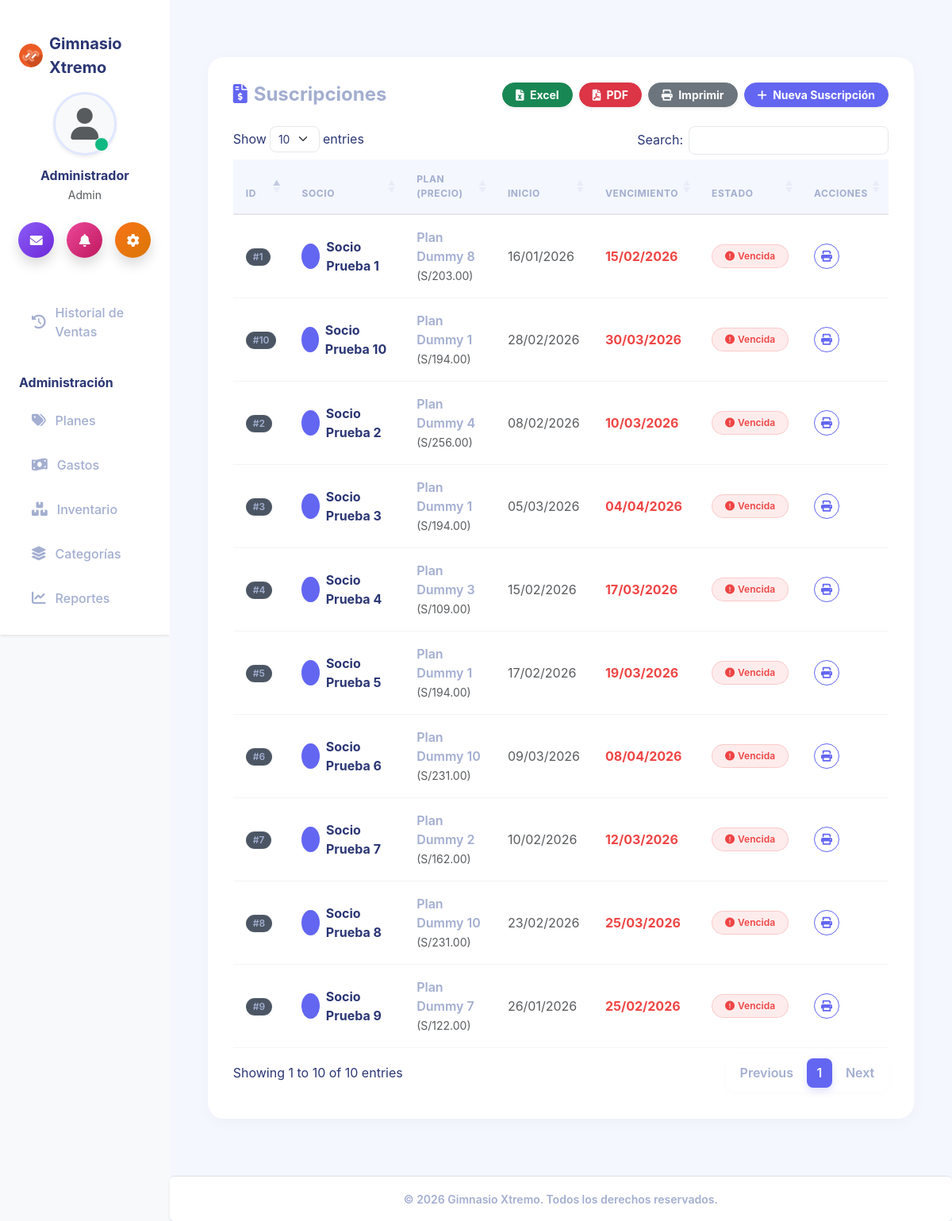
Page /suscripciones/index (signed in) on the committed database.
### tables this page shows
CREATE TABLE IF NOT EXISTS `configuracion` (
  `id` int NOT NULL,
  `nombre_sistema` varchar(100) DEFAULT NULL,
  `ruc` varchar(20) DEFAULT NULL,
  `direccion` varchar(255) DEFAULT NULL,
  `telefono` varchar(20) DEFAULT NULL,
  `email` varchar(100) DEFAULT NULL,
  `logo` varchar(255) DEFAULT NULL,
  `moneda` varchar(10) DEFAULT '$',
  PRIMARY KEY (`id`)
);

CREATE TABLE IF NOT EXISTS `suscripciones` (
  `id` int NOT NULL AUTO_INCREMENT,
  `socio_id` int DEFAULT NULL,
  `plan_id` int DEFAULT NULL,
  `fecha_inicio` date DEFAULT NULL,
  `fecha_fin` date DEFAULT NULL,
  `estado` enum('activa','vencida') DEFAULT 'activa',
  PRIMARY KEY (`id`),
  KEY `socio_id` (`socio_id`),
  KEY `plan_id` (`plan_id`),
  CONSTRAINT `suscripciones_ibfk_1` FOREIGN KEY (`socio_id`) REFERENCES `socios` (`id`) ON DELETE CASCADE,
  CONSTRAINT `suscripciones_ibfk_2` FOREIGN KEY (`plan_id`) REFERENCES `planes` (`id`)
);

CREATE TABLE IF NOT EXISTS `socios` (
  `id` int NOT NULL AUTO_INCREMENT,
  `nombre` varchar(100) NOT NULL,
  `dni` varchar(20) NOT NULL,
  `email` varchar(100) DEFAULT NULL,
  `telefono` varchar(20) DEFAULT NULL,
  `whatsapp_api_key` varchar(50) DEFAULT NULL,
  `fecha_registro` datetime DEFAULT CURRENT_TIMESTAMP,
  `estado` enum('activo','inactivo','pendiente') DEFAULT 'activo',
  `foto` varchar(255) DEFAULT NULL,
  PRIMARY KEY (`id`),
  UNIQUE KEY `dni` (`dni`)
);

CREATE TABLE IF NOT EXISTS `planes` (
  `id` int NOT NULL AUTO_INCREMENT,
  `nombre` varchar(50) NOT NULL,
  `precio` decimal(10,2) NOT NULL,
  `duracion_dias` int NOT NULL,
  `descripcion` text,
  `estado` enum('activo','inactivo') DEFAULT 'activo',
  PRIMARY KEY (`id`)
);

### app/controllers/SuscripcionesController.php (called while the page is built, shortened)
<?php
require_once '../app/models/Suscripcion.php';
require_once '../app/models/Configuracion.php';
class SuscripcionesController {
    public function index() {
        $suscripcionModel = new Suscripcion();
        $stmt = $suscripcionModel->obtenerTodas();
        $suscripciones = $stmt->fetchAll(PDO::FETCH_ASSOC);
        require_once '../app/views/suscripciones/index.php';
    }
}

### app/models/Configuracion.php (called while the page is built, shortened)
<?php
class Configuracion {
    public static function getInfo() {
        $database = new Database();
        $conn = $database->getConnection();
        $query = "SELECT * FROM configuracion WHERE id = 1 LIMIT 1";
        $stmt = $conn->prepare($query);
        $stmt->execute();
        return $stmt->fetch(PDO::FETCH_ASSOC);
    }
}

### app/models/Suscripcion.php (called while the page is built, shortened)
<?php
class Suscripcion {
    private $conn;
    private $table_name = "suscripciones";
    public function __construct() {
        $database = new Database();
        $this->conn = $database->getConnection();
    }
    public function obtenerTodas() {
        $query = "SELECT s.id, s.fecha_inicio, s.fecha_fin, s.estado,
                         so.nombre as nombre_socio, p.nombre as nombre_plan, p.precio
                  FROM " . $this->table_name . " s
                  INNER JOIN socios so ON s.socio_id = so.id
                  INNER JOIN planes p ON s.plan_id = p.id
                  ORDER BY s.id DESC";
        $stmt = $this->conn->prepare($query);
        $stmt->execute();
        return $stmt;
    }
}

### app/config/Database.php (called while the page is built, shortened)
<?php
class Database {
    private $host = 'localhost';
    private $db_name = 'gym_system';
    private $username = 'root';
    private $password = '';
    public function getConnection() {
        $this->conn = null;
        try {
            $this->conn = new PDO("mysql:host=" . $this->host . ";dbname=" . $this->db_name, $this->username, $this->password);
            $this->conn->exec("set names utf8");
            $this->conn->setAttribute(PDO::ATTR_ERRMODE, PDO::ERRMODE_EXCEPTION);
        } catch(PDOException $exception) {
            echo "Error de conexión: " . $exception->getMessage();
        }
        return $this->conn;
    }
}

### app/views/suscripciones/index.php (the view, shortened to what this page needs)
<!DOCTYPE html>
<html lang="es">
<head>
    <link href="https://cdn.jsdelivr.net/npm/bootstrap@5.3.0/dist/css/bootstrap.min.css" rel="stylesheet">
    <link href="https://cdn.datatables.net/1.13.6/css/dataTables.bootstrap5.min.css" rel="stylesheet">
    <link rel="stylesheet" href="https://cdnjs.cloudflare.com/ajax/libs/font-awesome/6.0.0/css/all.min.css">
    <link rel="stylesheet" href="/css/gym-theme.css?v=<?= time() ?>">
</head>
<body class="bg-light">
    <?php require_once '../app/views/inc/navbar.php'; ?>
    <div class="container-fluid px-4 mt-5 mb-5">
        <div class="module-container">
            <div class="d-flex flex-wrap justify-content-between align-items-center mb-4 gap-3">
                <h2 class="h4 mb-0 text-secondary fw-bold">
                    <i class="fas fa-file-invoice-dollar me-2 text-primary"></i>Suscripciones
                </h2>
                <div class="d-flex gap-2 align-items-center flex-wrap">
                    <button onclick="ExportHelper.toExcel('tblSuscripciones', 'Suscripciones', 'Listado de Suscripciones')" class="btn btn-success btn-sm rounded-pill fw-bold px-3 shadow-sm">
                        <i class="fas fa-file-excel me-1"></i> Excel
                    </button>
                    <button onclick="ExportHelper.toPDF('tblSuscripciones', 'Suscripciones', 'Listado de Suscripciones')" class="btn btn-danger btn-sm rounded-pill fw-bold px-3 shadow-sm">
                        <i class="fas fa-file-pdf me-1"></i> PDF
                    </button>
                    <button onclick="ExportHelper.print('tblSuscripciones', 'Listado de Suscripciones')" class="btn btn-secondary btn-sm rounded-pill fw-bold px-3 shadow-sm">
                        <i class="fas fa-print me-1"></i> Imprimir
                    </button>
                    <a href="/suscripciones/crear" class="btn btn-primary btn-sm rounded-pill fw-bold px-3 shadow-sm">
                        <i class="fas fa-plus me-1"></i> Nueva Suscripción
                    </a>
                </div>
            </div>
            <table id="tblSuscripciones" class="table table-hover align-middle table-data border-0">
                <thead>
                    <tr>
                        <th class="border-0 bg-transparent text-muted">ID</th>
                        <th class="border-0 bg-transparent text-muted">Socio</th>
                        <th class="border-0 bg-transparent text-muted">Plan (Precio)</th>
                        <th class="border-0 bg-transparent text-muted">Inicio</th>
                        <th class="border-0 bg-transparent text-muted">Vencimiento</th>
                        <th class="border-0 bg-transparent text-muted">Estado</th>
                        <th class="border-0 bg-transparent text-muted">Acciones</th>
                    </tr>
                </thead>
                    <tbody>
                        <?php if(empty($suscripciones)): ?>
                             <?php else: ?>
                            <?php foreach ($suscripciones as $sub): ?>
                            <?php
                                $hoy = date('Y-m-d');
                                $vencida = ($hoy > $sub['fecha_fin'] || $sub['estado'] == 'vencida');
                            ?>
                            <tr class="align-middle">
                                <td><span class="badge bg-secondary bg-opacity-10 text-secondary border border-secondary border-opacity-25 rounded-pill px-2 py-1">#<?= $sub['id'] ?></span></td>
                                <td>
                                    <div class="d-flex align-items-center">
                                        <div class="bg-primary bg-opacity-10 text-primary rounded-circle d-flex justify-content-center align-items-center me-2" style="width: 32px; height: 32px;">
                                            <i class="fas fa-user fs-6"></i>
                                        </div>
                                        <span class="fw-bold text-dark"><?= $sub['nombre_socio'] ?></span>
                                    </div>
                                </td>
                                <td>
                                    <span class="text-secondary fw-semibold"><?= $sub['nombre_plan'] ?></span>
                                    <br>
                                    <small class="text-muted">(<?= $config['moneda'] ?><?= number_format($sub['precio'], 2) ?>)</small>
                                </td>
                                <td class="text-muted"><?= date('d/m/Y', strtotime($sub['fecha_inicio'])) ?></td>
                                <td>
                                    <strong class="<?= $vencida ? 'text-danger' : 'text-dark' ?>">
                                        <?= date('d/m/Y', strtotime($sub['fecha_fin'])) ?>
                                    </strong>
                                </td>
                                <td>
                                    <?php if($vencida): ?>
                                        <span class="badge badge-soft-danger px-3 py-2 rounded-pill"><i class="fas fa-exclamation-circle me-1"></i>Vencida</span>
                                    <?php else: ?>
                                        <span class="badge badge-soft-success px-3 py-2 rounded-pill"><i class="fas fa-check-circle me-1"></i>Activa</span>
                                    <?php endif; ?>
                                </td>
                                <td>
                                    <div class="d-flex gap-1 justify-content-start">
                                        <a href="/comprobante/generar/<?= $sub['id'] ?>"
                                           target="_blank"
                                           class="btn btn-outline-primary btn-sm rounded-circle d-flex justify-content-center align-items-center"
                                           style="width: 32px; height: 32px;" title="Imprimir PDF">
                                            <i class="fas fa-print"></i>
                                        </a>
                                    </div>
                                </td>
                            </tr>
                            <?php endforeach; ?>
                        <?php endif; ?>
                    </tbody>
                </table>
        </div>
    </div>
    <?php require_once '../app/views/inc/footer.php'; ?>
</body>
</html>

### app/views/inc/navbar.php (shortened to what this page needs)
<?php
require_once __DIR__ . '/../../models/Configuracion.php';
$config = Configuracion::getInfo();
$_rolActual = $_SESSION['user_rol'] ?? '';
$current_uri = $_SERVER['REQUEST_URI'] ?? '';
$is_active = function($path) use ($current_uri) {
    if ($path === '/home/index') {
        return ($current_uri === '/' || strpos($current_uri, '/home') === 0) ? 'active' : '';
    }
    return strpos($current_uri, $path) === 0 ? 'active' : '';
};
?>
<link rel="stylesheet" href="/css/gym-theme.css?v=<?= time() ?>">
<div class="d-flex" id="wrapper">
    <div class="bg-white shadow-sm" id="sidebar-wrapper">
        <div class="sidebar-heading p-4 d-flex align-items-center justify-content-center">
            <?php if(!empty($config['logo'])): ?>
                <img src="/img/<?= $config['logo'] ?>?v=<?= time() ?>"
                     alt="Logo" width="30" height="30"
                     class="d-inline-block align-text-top rounded-circle me-2">
            <?php endif; ?>
            <span class="fs-5 fw-bold text-dark tracking-wider"><?= $config['nombre_sistema'] ?></span>
        </div>
        <div class="text-center mt-3 mb-4 px-4">
            <div class="position-relative d-inline-block mb-3">
                <div class="bg-light rounded-circle shadow-sm d-flex align-items-center justify-content-center mx-auto" style="width: 80px; height: 80px; border: 3px solid #E0E7FF;">
                    <i class="fas fa-user text-muted" style="font-size: 2.5rem;"></i>
                </div>
                <span class="position-absolute bottom-0 end-0 p-2 bg-success border border-light rounded-circle" style="transform: translate(-10px, -5px);"></span>
            </div>
            <h6 class="fw-bold text-dark mb-1"><?= $_SESSION['user_name'] ?? 'Usuario' ?></h6>
            <p class="text-muted small mb-0"><?= ucfirst($_SESSION['user_rol'] ?? 'Invitado') ?></p>
        </div>
        <div class="d-flex justify-content-center gap-3 mb-4 px-3">
            <a href="/notificaciones/index" class="btn btn-primary rounded-circle shadow p-0 d-flex align-items-center justify-content-center" style="width: 45px; height: 45px; background: linear-gradient(135deg, #8B5CF6, #6D28D9); border:none;">
                <i class="fas fa-envelope text-white"></i>
            </a>
            <a href="/asistencia/index" class="btn rounded-circle shadow p-0 d-flex align-items-center justify-content-center" style="width: 45px; height: 45px; background: linear-gradient(135deg, #EC4899, #BE185D); border:none;">
                <i class="fas fa-bell text-white"></i>
            </a>
            <a href="/configuracion/index" class="btn rounded-circle shadow p-0 d-flex align-items-center justify-content-center" style="width: 45px; height: 45px; background: linear-gradient(135deg, #F97316, #D97706); border:none;">
                <i class="fas fa-cog text-white"></i>
            </a>
        </div>
        <div id="sidebar-nav-scroll">
            <div class="list-group list-group-flush mt-2 px-2">
                <?php if($_rolActual === 'admin' || $_rolActual === 'recepcionista'): ?>
                    <a class="list-group-item list-group-item-action rounded mb-1 <?= $is_active('/notificaciones') ?>" href="/notificaciones/index">
                    </a>
                    <a class="list-group-item list-group-item-action rounded mb-1 <?= $is_active('/pos/historial') ?>" href="/pos/historial">
                        <i class="fas fa-history w-20px text-center"></i> Historial de Ventas
                    </a>
                <?php endif; ?>
                <?php if($_rolActual === 'admin'): ?>
                    <p class="text-dark fw-bold ms-3 mt-4 mb-2 fs-6">Administración</p>
                    <a class="list-group-item list-group-item-action rounded mb-1 <?= $is_active('/planes') ?>" href="/planes/index">
                        <i class="fas fa-tags w-20px text-center"></i> Planes
                    </a>
                    <a class="list-group-item list-group-item-action rounded mb-1 <?= $is_active('/gastos') ?>" href="/gastos/index">
                        <i class="fas fa-money-bill-wave w-20px text-center"></i> Gastos
                    </a>
                    <a class="list-group-item list-group-item-action rounded mb-1 <?= $is_active('/inventario/productos') ?>" href="/inventario/productos">
                        <i class="fas fa-boxes w-20px text-center"></i> Inventario
                    </a>
                    <a class="list-group-item list-group-item-action rounded mb-1 <?= $is_active('/inventario/categorias') ?>" href="/inventario/categorias">
                        <i class="fas fa-layer-group w-20px text-center"></i> Categorías
                    </a>
                    <a class="list-group-item list-group-item-action rounded mb-1 <?= $is_active('/reportes') ?>" href="/reportes/index">
                        <i class="fas fa-chart-line w-20px text-center"></i> Reportes
                    </a>
                    <a class="list-group-item list-group-item-action rounded mb-1 <?= $is_active('/asistencia/reporte') ?>" href="/asistencia/reporte">
                    </a>
                <?php endif; ?>
            </div>
        </div>
    </div>
    <div id="page-content-wrapper" class="d-flex flex-column" style="min-height: 100vh; background-color: var(--gym-bg-light);">
        <div class="container-fluid p-4 flex-grow-1">

### app/views/inc/footer.php (shortened to what this page needs)
        </div>
        <footer class="bg-white border-top text-center py-3 mt-auto shadow-sm text-secondary rounded">
            <small class="fw-semibold">&copy; <?= date('Y') ?> <?= $config['nombre_sistema'] ?>. Todos los derechos reservados.</small>
        </footer>
    </div>
</div>
</body>
</html>

### rows in the picture
configuracion: logo (picture), nombre_sistema "Gimnasio Xtremo", moneda "S/"
suscripciones: id "10", socio.nombre "Socio Prueba 10", plan.nombre "Plan Dummy 1", plan.precio "194.00", fecha_inicio "28/02/2026", fecha_fin "30/03/2026", shows "Vencida"
suscripciones: id "9", socio.nombre "Socio Prueba 9", plan.nombre "Plan Dummy 7", plan.precio "122.00", fecha_inicio "26/01/2026", fecha_fin "25/02/2026", shows "Vencida"
suscripciones: id "8", socio.nombre "Socio Prueba 8", plan.nombre "Plan Dummy 10", plan.precio "231.00", fecha_inicio "23/02/2026", fecha_fin "25/03/2026", shows "Vencida"
suscripciones: id "7", socio.nombre "Socio Prueba 7", plan.nombre "Plan Dummy 2", plan.precio "162.00", fecha_inicio "10/02/2026", fecha_fin "12/03/2026", shows "Vencida"
suscripciones: id "6", socio.nombre "Socio Prueba 6", plan.nombre "Plan Dummy 10", plan.precio "231.00", fecha_inicio "09/03/2026", fecha_fin "08/04/2026", shows "Vencida"
suscripciones: id "5", socio.nombre "Socio Prueba 5", plan.nombre "Plan Dummy 1", plan.precio "194.00", fecha_inicio "17/02/2026", fecha_fin "19/03/2026", shows "Vencida"
suscripciones: id "4", socio.nombre "Socio Prueba 4", plan.nombre "Plan Dummy 3", plan.precio "109.00", fecha_inicio "15/02/2026", fecha_fin "17/03/2026", shows "Vencida"
suscripciones: id "3", socio.nombre "Socio Prueba 3", plan.nombre "Plan Dummy 1", plan.precio "194.00", fecha_inicio "05/03/2026", fecha_fin "04/04/2026", shows "Vencida"
suscripciones: id "2", socio.nombre "Socio Prueba 2", plan.nombre "Plan Dummy 4", plan.precio "256.00", fecha_inicio "08/02/2026", fecha_fin "10/03/2026", shows "Vencida"
suscripciones: id "1", socio.nombre "Socio Prueba 1", plan.nombre "Plan Dummy 8", plan.precio "203.00", fecha_inicio "16/01/2026", fecha_fin "15/02/2026", shows "Vencida"

### other values in the picture
$_SESSION['user_name'] "Administrador"
$_SESSION['user_rol'] "Admin"
